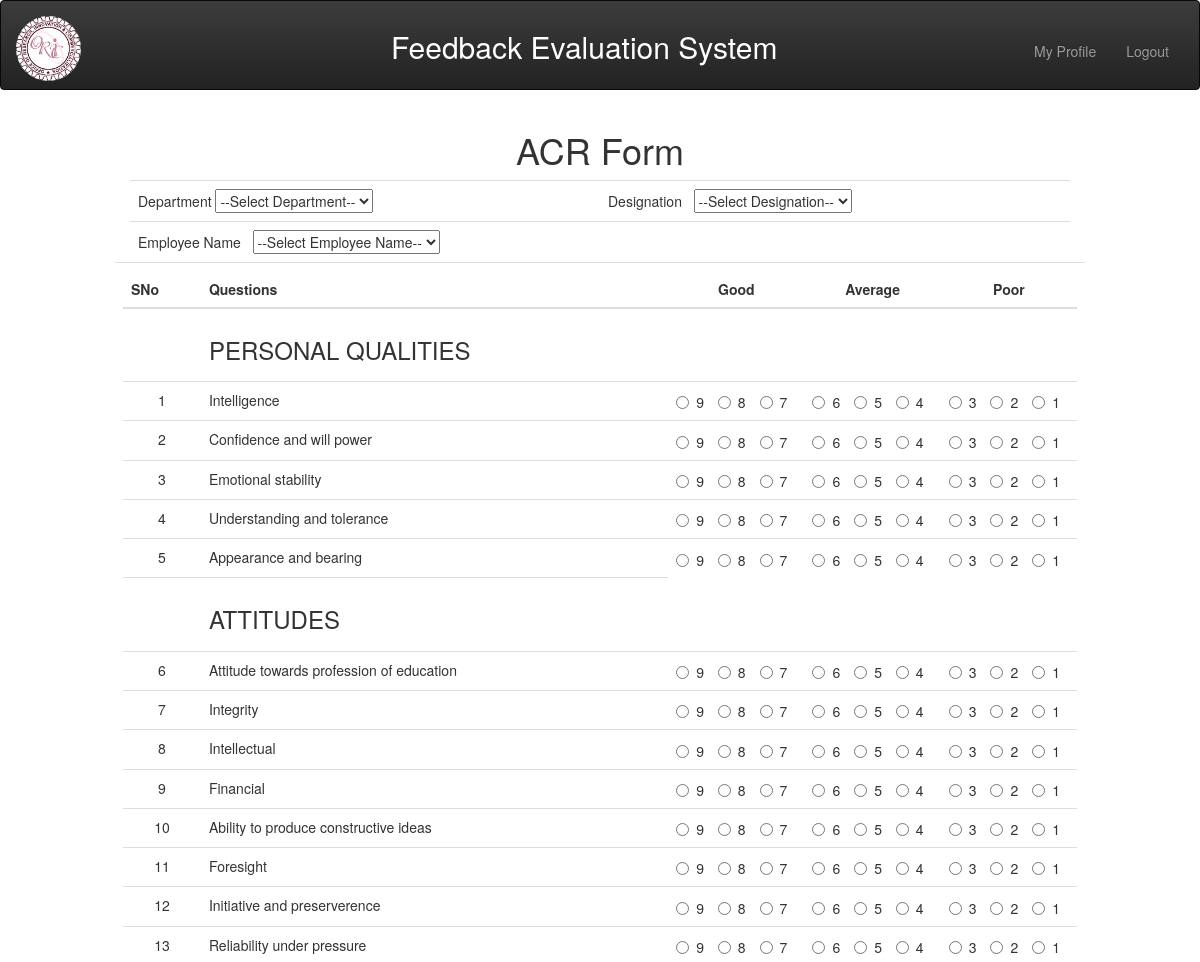
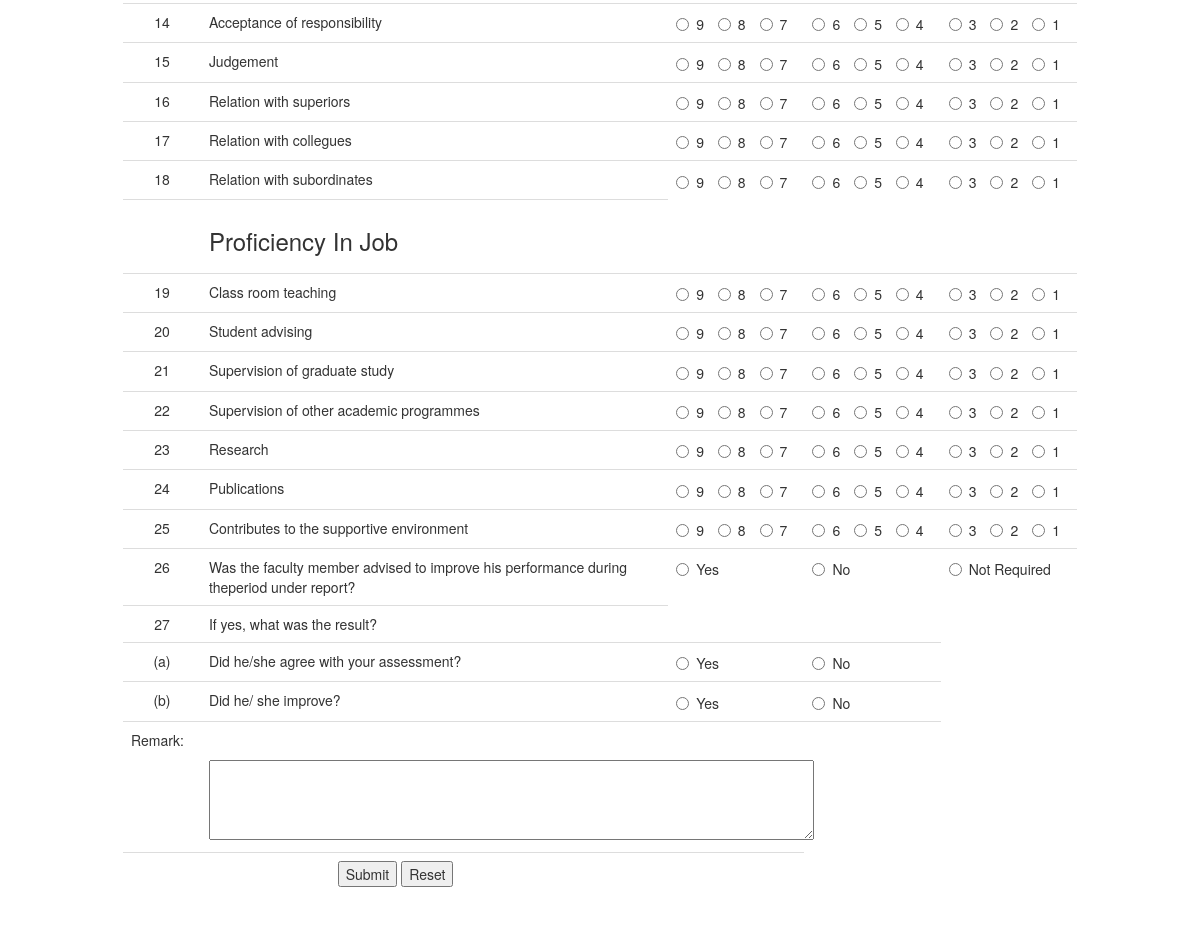
/php/acr.php (signed in), run on the app's committed database (2 pictures, top to bottom).
### tables this page shows
CREATE TABLE `acr_ques` (
  `que_id` int(11) NOT NULL,
  `ques` varchar(100) NOT NULL,
  `one_word` varchar(50) NOT NULL
);

### php/acr.php (the view, shortened to what this page needs)
<?php
	include("../includes/config_db.php");
?>
<!DOCTYPE html>
<html lang="en">
<head>
    <link rel="stylesheet" type="text/css" href="../css/bootstrap.min.css">
    <link rel="stylesheet" type="text/css" href="../css/style.css">
    <link rel="stylesheet" href="../css/bootstrap-theme.min.css">
</head>
<body >
<?php include('login_header.php'); ?>
<div class="col-lg-1"></div>
<div class="col-lg-10">
      <?php $sql = "SELECT * FROM feedback_form WHERE formName='ACR Form' and activate='disabled'";
$result = mysqli_query($conn,$sql) or die(mysql_error());
    if ($result->num_rows > 0)
    {
       echo "<div class=\"alert alert-info\" role=\"alert\"><b>Currently you are not allowed to access ACR Form</b></div>";
    }
else
{?>
       <div><h1 class="text-center">ACR Form</h1></div>
	<form action="submit_feedback_acr.php" method="POST" name="feedback_form">
      <table class="table">
        <tr class="col-lg-12">
		<td class="col-lg-3"> Department
       <?php
		echo "<select name='depId' id='department'>";
        echo "<option value=''>--Select Department--</option>";
                echo "</select>";
				?>
                    </td>
                 <td class="col-lg-3"> Designation &nbsp;
       <select name='desId' id="designation">
            <option value="">--Select Designation--</option>
                        </select>
            </td>
          </tr>
				 <tr class="col-lg-12">
		<td class="col-lg-3"> Employee Name &nbsp;
            <select name='empId' id="employees">
               <option value="">--Select Employee Name--</option>
                        </select>
			</td>
          </tr>
		<tr width="100%">
          <td>
		  <table class="table">
		  <thead>
		  <tr>
                <th width="8%" class="rounded-company" align="center">SNo</th>
                 <th width="48%" class="rounded-q1" align="center">Questions</th>
                 <th width="14%" class="rounded-q4 text-center">Good</th>
                 <th width="14%" class="rounded-q4 text-center">Average</th>
                 <th width="14%" class="rounded-q4 text-center">Poor</th>
        </tr>
		  </thead>
		  <?php
			$sql_que_2="SELECT DISTINCT one_word FROM acr_ques";
			$res_que_2=mysqli_query($conn,$sql_que_2) or die(mysql_error());
			$i=1;
			$tab_ind=7;
			while($row_que_2=mysqli_fetch_array($res_que_2))
			{
			echo "<tr><td></td><td><h3>".$row_que_2['one_word']."</h3></td></tr>";
			$sql_que="select * from acr_ques";
			$res_que=mysqli_query($conn,$sql_que) or die(mysql_error());
				while($row_que=mysqli_fetch_array($res_que))
				{
				if($row_que['one_word']==$row_que_2['one_word'])
				{
				echo "<tr>";
				echo "<td align=\"center\">".$i."</td>";
				echo "<td>".$row_que['ques']."</td>";
				echo "<td><label class=\"radio-inline\"><input type=\"radio\" name=\"ans_$i\" value=\"9\">9</label>
                <label class=\"radio-inline\"><input type=\"radio\" name=\"ans_$i\" value=\"8\">8</label>
                <label class=\"radio-inline\"><input type=\"radio\" name=\"ans_$i\" value=\"7\">7</label>
                </td>
                <td>
                <label class=\"radio-inline\"><input type=\"radio\" name=\"ans_$i\" value=\"6\">6</label>
                <label class=\"radio-inline\"><input type=\"radio\" name=\"ans_$i\" value=\"5\">5</label>
                <label class=\"radio-inline\"><input type=\"radio\" name=\"ans_$i\" value=\"4\">4</label>
                </td>
                <td>
                <label class=\"radio-inline\"><input type=\"radio\" name=\"ans_$i\" value=\"3\">3</label>
                <label class=\"radio-inline\"><input type=\"radio\" name=\"ans_$i\" value=\"2\">2</label>
                <label class=\"radio-inline\"><input type=\"radio\" name=\"ans_$i\" value=\"1\">1</label>            </td>";
				echo "</tr>";$i++;
			}
				}
			}
              echo "<tr>";
				echo "<td align=\"center\">".$i."</td>";
				echo "<td>Was the faculty member advised to improve his performance during theperiod under report?</td>";
                echo "<td>
                        <label class=\"radio-inline\"><input type=\"radio\" name=\"ans_$i\" value=\"Yes\">Yes</label>
                        </td><td>
                        <label class=\"radio-inline\"><input id=\"showform\" type=\"radio\" name=\"ans_$i\" value=\"No\">No</label>
                        </td><td>
                        <label class=\"radio-inline\"><input id=\"showform\" type=\"radio\" name=\"ans_$i\" value=\"Not Required\">Not Required</label></td>";$tab_ind++;
                echo "</td></tr>";
                $i++;
                echo "<tr>";
                echo "<td align=\"center\">".$i."</td>";
                echo "<td>If yes, what was the result?</td>";
                echo"</tr>";
                        echo"<tr>";
                        echo "<td align=\"center\">(a)</td>";
                        echo "<td>Did he/she agree with your assessment? </td>";
                        echo "
                                <td><label class=\"radio-inline\"><input type=\"radio\" name=\"ans_$i\" value=\"Yes\">Yes</label>
                                </td><td>
                                <label class=\"radio-inline\"><input type=\"radio\" name=\"ans_$i\" value=\"No\">No</label></td>";
                        echo "</tr>";$i++;
                        echo "<tr>";
                        echo "<td align=\"center\">(b)</td>";
                        echo "<td> Did he/ she improve? </td>";
                        echo "
                                <td><label class=\"radio-inline\"><input type=\"radio\" name=\"ans_$i\" value=\"Yes\">Yes</label>
                                </td><td>
                                <label class=\"radio-inline\"><input type=\"radio\" name=\"ans_$i\" value=\"No\">No</label></td>";
                                echo "</tr>";
		  ?>
		  <tr>
		  <td width="6%">Remark:</td>
		  <td colspan="3"><textarea name="remark" style="width:605px; height:80px; margin-top: 30px;" onkeypress="return isCharOnly(event);" tabindex="16"></textarea></td>
		  </tr>
		  	<tr>
				<td colspan="2"  class="rounded-foot-left" align="center"><input class="button" type="submit" name="submit" value="Submit" tabindex="17"/>&nbsp;<input type="reset" name="reset" value="Reset" tabindex="18" class="button"/></td>
				<td align="center" class="rounded-foot-right"></td>
			</tr>
		  </table>
    </form>
  </div>
<?php } ?>
</body>
</html>

### php/login_header.php (shortened to what this page needs)
<!DOCTYPE html>
<html lang="en">
<head>
    <link rel="stylesheet" type="text/css" href="../css/bootstrap.min.css">
     <link rel="stylesheet" type="text/css" href="../css/style.css">
</head>
<body>
<body>
    <nav class="navbar navbar-inverse">
  <div class="container-fluid">
    <div class="navbar-header">
      <a class="navbar-brand" href="#">
        <img id="logo" alt="Brand" src="../images/logo.jpg"  class="img-responsive center-block img-circle" alt="Responsive image" height=65 width=65 >
      </a>
    </div>
      <div class="center-block">
          <p style="color:white; font-size:30px; position:relative; left:200px;"class="navbar-text">Feedback Evaluation System</p>
      </div>
    <div class="collapse navbar-collapse" id="bs-example-navbar-collapse-1">
      <ul class="nav navbar-nav navbar-right">
        <li><a href="myProfile.php">My Profile</a></li>
      <li><a href="logout.php">Logout</a></li>
     </ul>
    </div>
  </div>
</nav>
</body>
</html>

### css/style.css (style rules this page uses)
body { overflow-x: hidden; }

### php/login_header.php (style rules this page uses)
.navbar-nav { padding-top:25px; }
.navbar { height:90px; }
.navbar-brand { margin:0px 30px; }
.navbar-text { padding:10px 50px; }

### data on the page
acr_ques: ques "Intelligence"
acr_ques: ques "Confidence and will power"
acr_ques: ques "Emotional stability"
acr_ques: ques "Understanding and tolerance"
acr_ques: ques "Appearance and bearing"
acr_ques: ques "Attitude towards profession of education"
acr_ques: ques "Integrity"
acr_ques: ques "Intellectual"
acr_ques: ques "Financial"
acr_ques: ques "Ability to produce constructive ideas"
acr_ques: ques "Foresight"
acr_ques: ques "Initiative and preserverence"
acr_ques: ques "Reliability under pressure"
acr_ques: ques "Acceptance of responsibility"
acr_ques: ques "Judgement"
acr_ques: ques "Relation with superiors"
acr_ques: ques "Relation with collegues"
acr_ques: ques "Relation with subordinates"
acr_ques: ques "Class room teaching"
acr_ques: ques "Student advising"
acr_ques: ques "Supervision of graduate study"
acr_ques: ques "Supervision of other academic programmes"
acr_ques: ques "Research"
acr_ques: ques "Publications"
acr_ques: ques "Contributes to the supportive environment"

### other printed values
$row_que_2['one_word'] "PERSONAL QUALITIES"
$row_que_2['one_word'] "ATTITUDES"
$row_que_2['one_word'] "Proficiency In Job"
$i "26"
$i "27"
